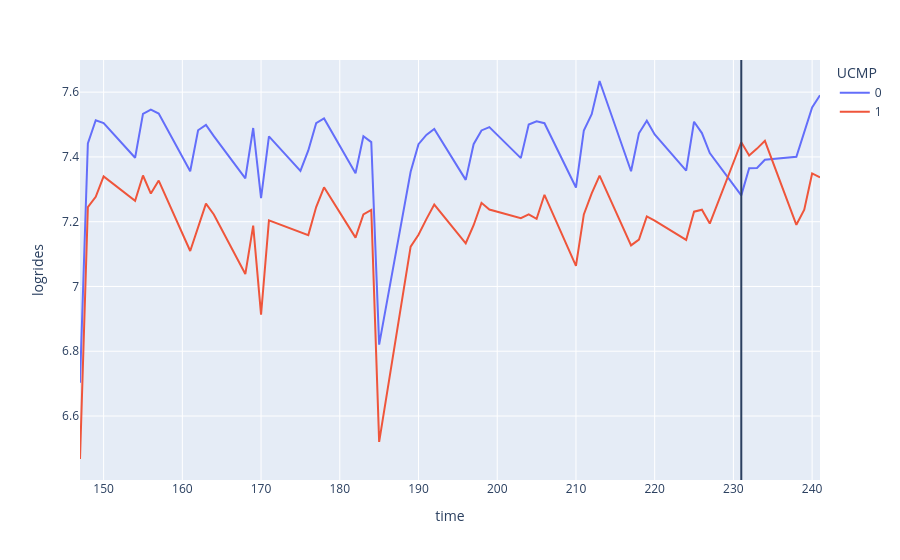

The notebook cell saved with this chart:
### Code cell
import plotly.express as px
plot_data = train_panel.copy()
df_transformed = (
    plot_data.groupby(['UCMP', 'time'], as_index=False)['logrides']
    .mean()
    .sort_values(['UCMP', 'time'])
)

df_transformed['percent_value'] = (
    df_transformed.groupby('UCMP')['logrides']
    .transform(lambda x: (x / x.mean()))
)
fig = px.line(df_transformed, x='time', y='logrides', color='UCMP')
fig.add_vline(plot_data[plot_data['DNC'] == 1]['time'].min())

### Figure 1 — Plotly figure (JSON) as saved in the notebook; plotly's stock layout.template omitted (floating-point values rounded to 4 significant figures)
{"data": [{"hovertemplate": "UCMP=0<br>time=%{x}<br>logrides=%{y}<extra></extra>", "legendgroup": "0", "line": {"color": "#636efa", "dash": "solid"}, "marker": {"symbol": "circle"}, "mode": "lines", "name": "0", "orientation": "v", "showlegend": true, "x": [147, 148, 149, 150, 154, 155, 156, 157, 161, 162, 163, 164, 168, 169, 170, 171, 175, 176, 177, 178, 182, 183, 184, 185, 189, 190, 191, 192, 196, 197, 198, 199, 203, 204, 205, 206, 210, 211, 212, 213, 217, 218, 219, 220, 224, 225, 226, 227, 231, 232, 233, 234, 238, 239, 240, 241], "xaxis": "x", "y": [6.703, 7.442, 7.513, 7.505, 7.398, 7.533, 7.546, 7.534, 7.356, 7.482, 7.499, 7.464, 7.334, 7.489, 7.273, 7.463, 7.357, 7.42, 7.504, 7.519, 7.35, 7.464, 7.446, 6.82, 7.354, 7.439, 7.468, 7.486, 7.329, 7.439, 7.482, 7.492, 7.396, 7.5, 7.51, 7.504, 7.306, 7.482, 7.532, 7.634, 7.356, 7.473, 7.512, 7.469, 7.358, 7.509, 7.474, 7.412, 7.281, 7.365, 7.366, 7.391, 7.401, 7.478, 7.553, 7.59], "yaxis": "y", "type": "scatter"}, {"hovertemplate": "UCMP=1<br>time=%{x}<br>logrides=%{y}<extra></extra>", "legendgroup": "1", "line": {"color": "#EF553B", "dash": "solid"}, "marker": {"symbol": "circle"}, "mode": "lines", "name": "1", "orientation": "v", "showlegend": true, "x": [147, 148, 149, 150, 154, 155, 156, 157, 161, 162, 163, 164, 168, 169, 170, 171, 175, 176, 177, 178, 182, 183, 184, 185, 189, 190, 191, 192, 196, 197, 198, 199, 203, 204, 205, 206, 210, 211, 212, 213, 217, 218, 219, 220, 224, 225, 226, 227, 231, 232, 233, 234, 238, 239, 240, 241], "xaxis": "x", "y": [6.467, 7.245, 7.277, 7.34, 7.265, 7.343, 7.287, 7.327, 7.109, 7.186, 7.256, 7.222, 7.038, 7.188, 6.913, 7.204, 7.166, 7.159, 7.245, 7.306, 7.151, 7.223, 7.236, 6.52, 7.123, 7.16, 7.208, 7.253, 7.133, 7.189, 7.258, 7.238, 7.211, 7.223, 7.209, 7.283, 7.063, 7.223, 7.287, 7.342, 7.127, 7.145, 7.216, 7.203, 7.144, 7.231, 7.237, 7.194, 7.445, 7.405, 7.426, 7.449, 7.19, 7.237, 7.349, 7.337], "yaxis": "y", "type": "scatter"}], "layout": {"xaxis": {"anchor": "y", "domain": [0.0, 1.0], "title": {"text": "time"}}, "yaxis": {"anchor": "x", "domain": [0.0, 1.0], "title": {"text": "logrides"}}, "legend": {"title": {"text": "UCMP"}, "tracegroupgap": 0}, "margin": {"t": 60}, "shapes": [{"type": "line", "x0": 231, "x1": 231, "xref": "x", "y0": 0, "y1": 1, "yref": "y domain"}]}}
